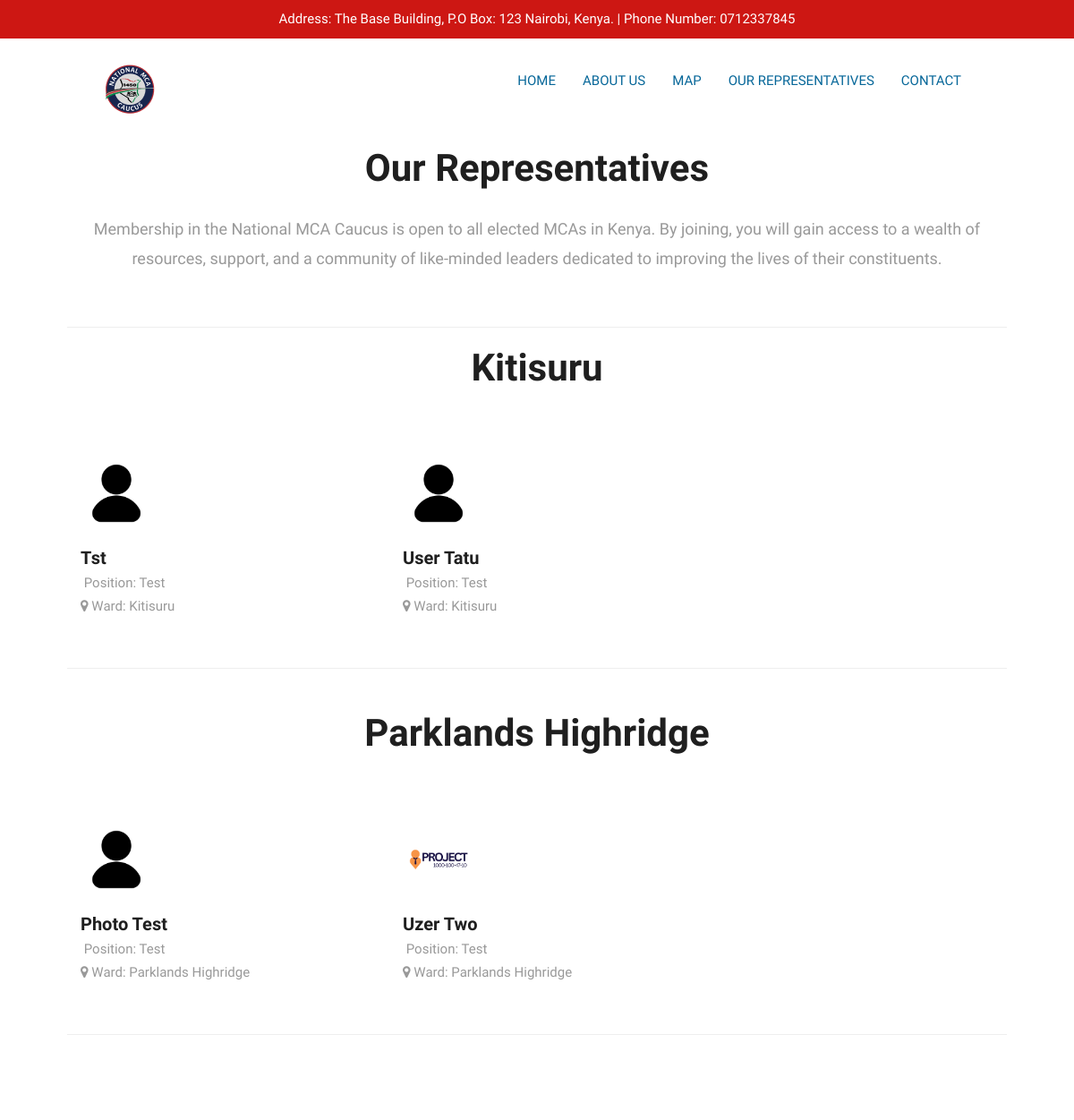
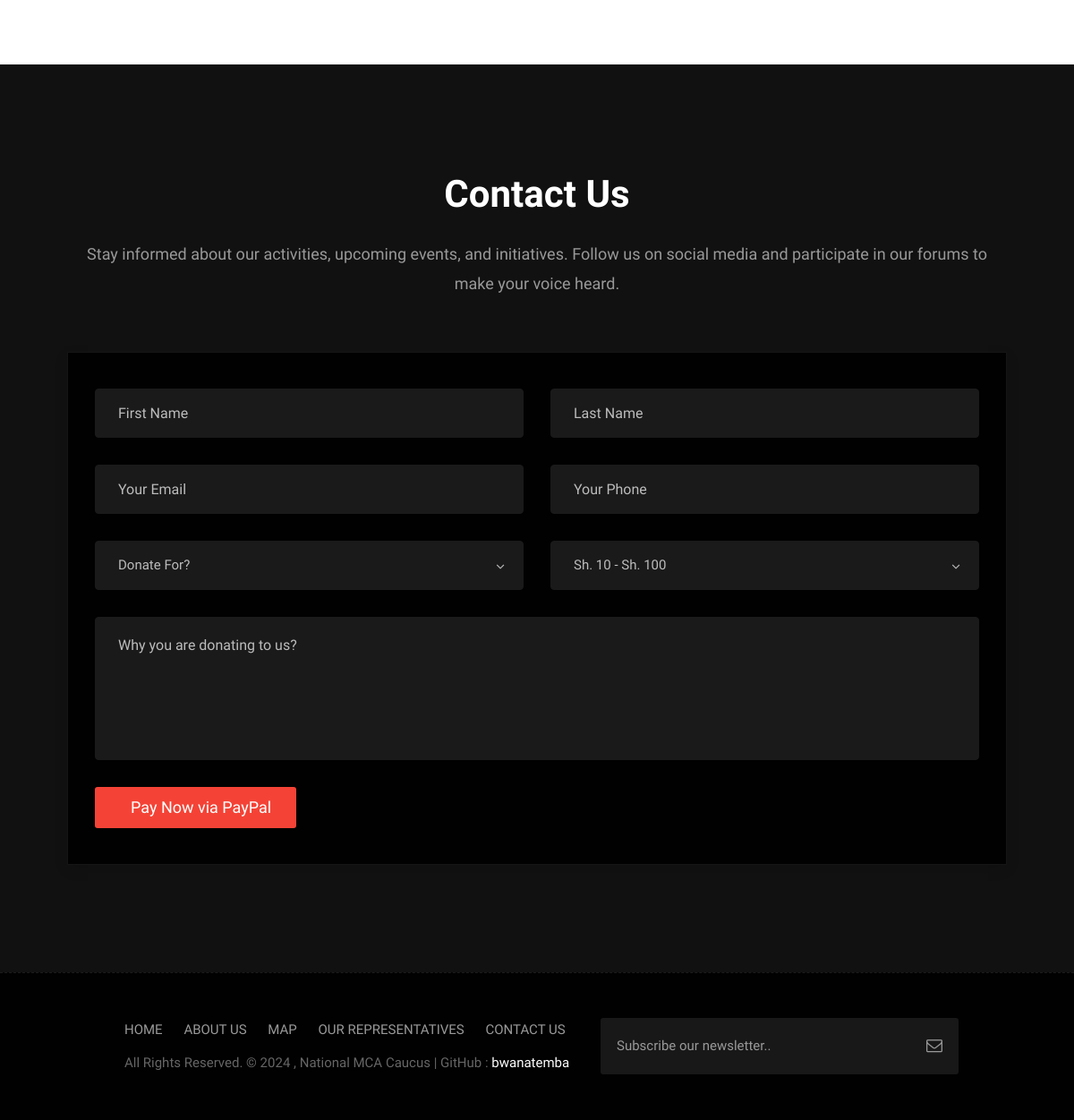
Page /list/ on the committed database (2 pictures, top to bottom).
### representatives/models.py (models this page shows, shortened)
class Ward(models.Model):
    name = models.CharField(max_length=100)
    county = models.ForeignKey(County, on_delete=models.CASCADE, related_name='wards')

class Representative(models.Model):
    name = models.CharField(max_length=100)
    ward = models.ForeignKey(Ward, on_delete=models.CASCADE)
    position = models.ForeignKey(Position, on_delete=models.CASCADE)
    phone_number = models.CharField(max_length=15)
    id_number = models.CharField(max_length=20)
    photo = models.ImageField(upload_to='photos/')

class Position(models.Model):
    title = models.CharField(max_length=100)

### representatives/views.py (the view)
# urls.py: path('list/', views.representative_list, name='representative_list'),
def representative_list(request):
    representatives = Representative.objects.select_related('ward', 'position').order_by('ward__name', 'name')
    grouped_representatives = {}
    for ward, group in groupby(representatives, key=attrgetter('ward')):
        grouped_representatives[ward] = list(group)
    return render(request, 'representative_list.html', {'grouped_representatives': grouped_representatives})

### representatives/templates/representative_list.html (shortened to what this page needs)
<!DOCTYPE html>
<html lang="en">
    {% load static %}
    <link rel="stylesheet" href="{% static 'css/bootstrap.min.css' %}">
    <link rel="stylesheet" href="{% static 'style.css' %}">
    <link rel="stylesheet" href="{% static 'css/versions.css' %}">
    <link rel="stylesheet" href="{% static 'css/responsive.css' %}">
    <link rel="stylesheet" href="{% static 'css/custom.css' %}">
</head>
<body class="politics_version">
    <div class="topbar text-center hidden-xs">
        <p>Address: The Base Building, P.O Box: 123 Nairobi, Kenya. | Phone Number: 0712337845</p>
    </div>
    <header class="header header_style_01">
        <nav class="megamenu navbar navbar-default">
            <div class="container">
                <div class="navbar-header">
                    <a class="navbar-brand" href="index.html"><img src="{% static 'images/logos/logo.png' %}" alt="image"></a>
                </div>
                <div id="navbar" class="navbar-collapse collapse">
                    <ul class="nav navbar-nav navbar-right">
                        <li><a data-scroll-nav="0" href="#main-banner" class="active">Home</a></li>
                        <li><a data-scroll-nav="1" href="#about">About Us</a></li>
                        <li><a data-scroll-nav="2" href="#map">Map</a></li>
                        <li><a data-scroll-nav="3" href="#representatives">Our Representatives</a></li>
                        <li><a data-scroll-nav="4" href="#contact">Contact</a></li>
                    </ul>
                </div>
            </div>
        </nav>
    </header>
<div id="event" class="section wb" scroll-index="3">
    <div class="container">
        <div class="section-title text-center">
                <h3>Our Representatives</h3>
                <p class="lead">Membership in the National MCA Caucus is open to all elected MCAs in Kenya. By joining, you will gain access to a wealth of resources, support, and a community of like-minded leaders dedicated to improving the lives of their constituents.</p>
            </div><hr>
        {% for ward, representatives in grouped_representatives.items %}
            <div class="section-title text-center">
                <h3>{{ ward.name }}</h3>
            </div>
            <div class="row">
                {% for representative in representatives %}
                    <div class="col-md-4">
                        <div class="participate-wrap">
                            <img src="{{ representative.photo.url }}" alt="{{ representative.name }}" class="img-responsive" width="80" height="80">
                            <div class="event_dit">
                                <h4>{{ representative.name }}</h4>
                                <ul>
                                    <li> Position: {{ representative.position.title }}</li><br><br>
                                    <li><i class="fa fa-map-marker"></i> Ward: {{ representative.ward.name }}</li>
                                </ul>
                            </div>
                        </div>
                    </div>
                {% endfor %}
            </div><br><hr><br>
        {% endfor %}
    </div>
</div>
    <div id="donate" data-scroll-index="4" class="section db">
        <div class="container">
            <div class="section-title text-center">
                <h3>Contact Us</h3>
                <p class="lead">Stay informed about our activities, upcoming events, and initiatives. Follow us on social media and participate in our forums to make your voice heard.</p>
            </div>
            <div class="row">
                <div class="col-md-12">
                    <div class="contact_form">
                        <form id="contactform" class="row" action="contact.php" name="contactform" method="post">
                            <fieldset class="row-fluid">
                                <div class="col-lg-6 col-md-6 col-sm-6 col-xs-12">
                                    <input type="text" name="first_name" id="first_name" class="form-control" placeholder="First Name">
                                </div>
                                <div class="col-lg-6 col-md-6 col-sm-6 col-xs-12">
                                    <input type="text" name="last_name" id="last_name" class="form-control" placeholder="Last Name">
                                </div>
                                <div class="col-lg-6 col-md-6 col-sm-6 col-xs-12">
                                    <input type="email" name="email" id="email" class="form-control" placeholder="Your Email">
                                </div>
                                <div class="col-lg-6 col-md-6 col-sm-6 col-xs-12">
                                    <input type="text" name="phone" id="phone" class="form-control" placeholder="Your Phone">
                                </div>
                                <div class="col-lg-6 col-md-6 col-sm-6 col-xs-12">
                                    <select name="select_service" id="select_service" class="selectpicker form-control" data-style="btn-white">
                                        <option value="12">Donate For?</option>
                                    </select>
                                </div>
                                <div class="col-lg-6 col-md-6 col-sm-6 col-xs-12">
                                    <select name="select_price" id="select_price" class="selectpicker form-control" data-style="btn-white">
                                        <option value="$100 - $2000">Sh. 10 - Sh. 100</option>
                                    </select>
                                </div>
                                <div class="col-lg-12 col-md-12 col-sm-12 col-xs-12">
                                    <textarea class="form-control" name="comments" id="comments" rows="6" placeholder="Why you are donating to us?"></textarea>
                                </div>
                                <div class="col-lg-3 col-md-3 col-sm-3 col-xs-12 text-center">
                                    <button type="submit" value="SEND" id="submit" class="btn btn-light btn-radius btn-brd grd1 btn-block">Pay Now via PayPal</button>
                                </div>
                            </fieldset>
                        </form>
                    </div>
                </div>
            </div>
        </div>
    </div>
    <div class="copyrights">
        <div class="container">
            <div class="footer-distributed">
                <div class="footer-left">
                    <p class="footer-links">
                        <a href="#main-banner">Home</a>
                        <a href="#about">About Us</a>
                        <a href="#map">Map</a>
                        <a href="#representatives">Our Representatives</a>
                        <a href="#donate">Contact Us</a>
                    </p>
                    <p class="footer-company-name">All Rights Reserved. &copy; 2024 , National MCA Caucus | GitHub :
					<a href="https://github.com/bwanatemba">bwanatemba</a></p>
                </div>
                <div class="footer-right">
                    <form method="get" action="#">
                        <input placeholder="Subscribe our newsletter.." name="search">
                        <i class="fa fa-envelope-o"></i>
                    </form>
                </div>
            </div>
        </div>
    </div>
</body>
</html>

### representatives/static/css/versions.css (style rules this page uses)
body.politics_version .icon_wrap:hover, body.politics_version .nav-pills > li.active > a, body.politics_version .nav-pills > li.active > a:focus, body.politics_version .nav-pills > li.active > a:hover, body.politics_version .icon-wrapper:hover i, body.politics_version .grd1 { color: #ffffff; background: #f44336; }
body.politics_version .header_style_01 { top: 43px; background-color: rgba(255, 255, 255, 1); }
body.politics_version .header_style_01 .navbar-default .navbar-nav > li > a { text-transform: uppercase; }
body.politics_version .topbar { display: block; padding: 8px 20px; position: relative; background-color: #cd1713; color: #ffffff; }
body.politics_version .topbar p { padding: 0; margin: 0; }
body.politics_version .message-box h2, body.politics_version .section-title h3 { font-weight: bold; }
body.politics_version .participate-wrap { padding: 15px; background-color: #ffffff; }
body.politics_version .participate-wrap h4 { padding-bottom: 10px; font-size: 20px; font-weight: 600; }
body.politics_version .contact_form { background-color: #010101; border-color: #151515; }
body.politics_version .contact_form .form-control { background-color: #1a1a1a; border: 1px solid #1a1a1a; }
body.politics_version .btn { border: 0 !important; border-radius: 3px; }
body.politics_version .copyrights { background-color: #010101; }

### representatives/static/css/responsive.css (style rules this page uses)
@media (max-width: 1200px) { .header_style_01 .navbar-brand { padding-right: 0; } }
@media (max-width: 1200px) { .container { width: 90%; } }

### rows in the picture
Ward: name "Kitisuru"
Representative: photo (picture), name "Tst", position "Test", ward.name "Kitisuru"
Representative: photo (picture), name "User Tatu", position "Test", ward.name "Kitisuru"
Ward: name "Parklands Highridge"
Representative: photo (placeholder picture), name "Photo Test", position "Test", ward.name "Parklands Highridge"
Representative: photo (picture), name "Uzer Two", position "Test", ward.name "Parklands Highridge"
